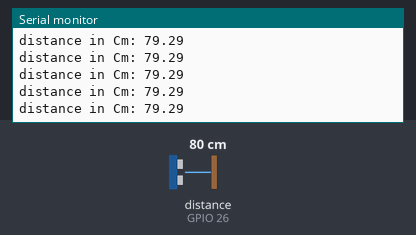
Simulated run of this sketch. Board: ESP32. Shown: the last lines printed to the serial monitor. Wiring (inferred from the names in the program): ultrasonic range finder: trigger GPIO 25; echo GPIO 26. Inputs (shaded band) come from the test bench; at power-on: distance to the obstacle (sensor on GPIO 26) 80 cm. The echo pulse lasts 58.3 µs per cm.

Above: at 1.2 s.
1.3 s: distance to the obstacle (sensor on GPIO 26) set to 2 cm
At 1.59 s:
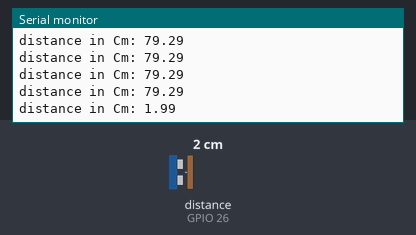
2.8 s: distance to the obstacle (sensor on GPIO 26) set to 4 cm
At 2.8 s:
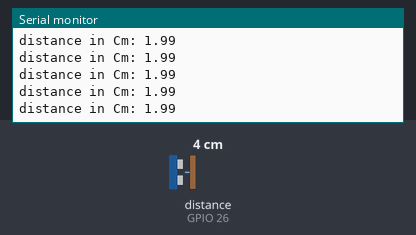
Timing chart, 0 to 5.8 s (numbered marks = the images above; inputs shaded):
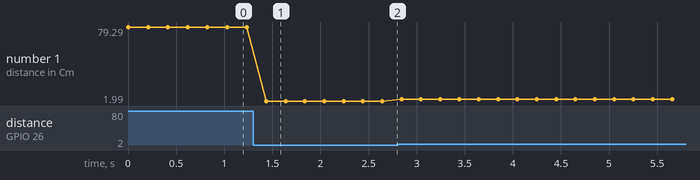

Measured:
- after the input at 1.3 s, the serial monitor: prints a new line after 0.14 s (image 1)
- plotted number 1: 79.29 → 1.99 after the input at 1.3 s, 1.99 → 3.98 after the input at 2.8 s

The sketch:

Ultrasonic.ino
```cpp
int echo_pin = 26;
int trig_pin = 25;

long duration;
float distance;

void setup() {
  // put your setup code here, to run once:
 pinMode(trig_pin, OUTPUT);
 pinMode(echo_pin, INPUT);
 Serial.begin(9600);
}

void loop() {
  // put your main code here, to run repeatedly:
  digitalWrite(trig_pin, LOW);
  delayMicroseconds(5);

  digitalWrite(trig_pin, HIGH);
  delayMicroseconds(10);
  digitalWrite(trig_pin, LOW);

  pinMode(echo_pin, INPUT);
  duration = pulseIn(echo_pin, HIGH);   // PulseIN used to measure the time for High or low signal
  distance = duration*0.034/2;

  Serial.print("distance in Cm: ");
  Serial.println(distance);
  delay(200);


}
```
